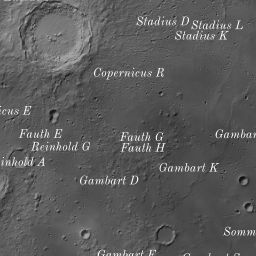
#> input picture modules/lunar-explorer/opm_copernicus_z5.png, 256 x 256 px
$ python verify_inversion.py
#> lines starting #> are read from the running program, lines starting #| are printed output that depends on the picture
from PIL import Image
import numpy as np
import urllib.request
import os

# Download OPM tile if not exists
if not os.path.exists("opm_copernicus_z5.png"):
    url = "https://cartocdn-gusc.global.ssl.fastly.net/opmbuilder/api/v1/map/named/opm-moon-basemap-v0-1/all/5/14/15.png"
    urllib.request.urlretrieve(url, "opm_copernicus_z5.png")

opm_img = Image.open("opm_copernicus_z5.png").convert("L")
opm_crop = opm_img.crop((0, 0, 128, 128)).resize((256, 256), Image.Resampling.LANCZOS)
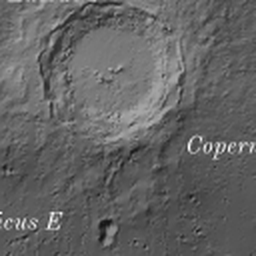
#> opm_crop: PIL image 256x256 L; min 17, max 248, mean 99.7
opm_arr = np.array(opm_crop, dtype=np.float32)

for name in ["copernicus_row14.png", "copernicus_row17.png"]:
    img = Image.open(name).convert("L")
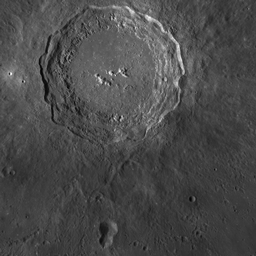
#> input picture modules/lunar-explorer/copernicus_row14.png, 256 x 256 px
    arr = np.array(img, dtype=np.float32)
    diff = np.mean(np.abs(opm_arr - arr))
#> diff = 28.19
    print(f"{name}: MAE = {diff:.2f}")
#| copernicus_row14.png: MAE = 28.19
